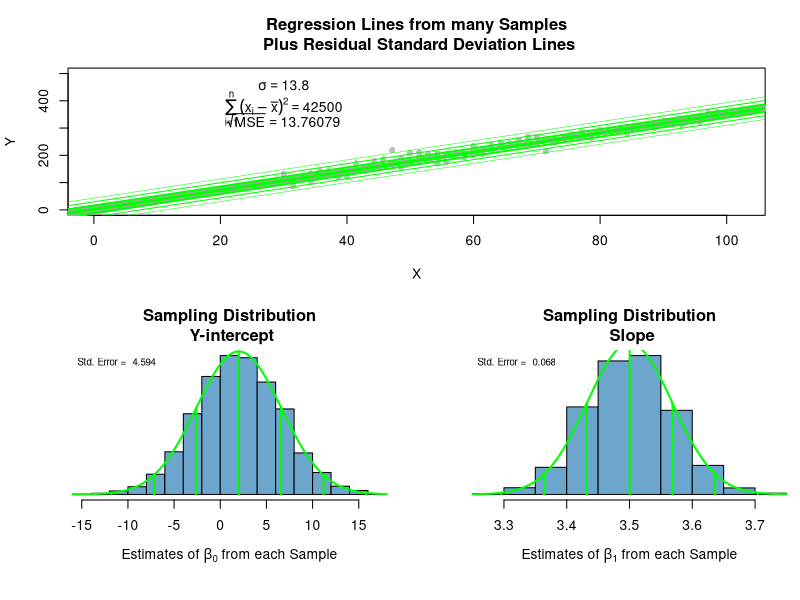

R code for this plot:
## ---- chunk 1
## Simulation to Show relationship between Standard Errors

##-----------------------------------------------
## Edit anything in this area... 

n <- 100 #sample size
Xstart <- 30 #lower-bound for x-axis
Xstop <- 100 #upper-bound for x-axis

beta_0 <- 2 #choice of true y-intercept
beta_1 <- 3.5 #choice of true slope
sigma <- 13.8 #choice of st. deviation of error terms

## End of Editable area.
##-----------------------------------------------
## ---- chunk 2
X <- rep(seq(Xstart,Xstop, length.out=n/2), each=2) #Create X
N <- 5000 #number of times to pull a random sample
storage_b0 <- storage_b1 <- storage_rmse <- rep(NA, N)
for (i in 1:N){
  Y <- beta_0 + beta_1*X + rnorm(n, 0, sigma) #Sample Y from true model
  mylm <- lm(Y ~ X)
  storage_b0[i] <- coef(mylm)[1]
  storage_b1[i] <- coef(mylm)[2]
  storage_rmse[i] <- summary(mylm)$sigma
}


layout(matrix(c(1,1,2,3), 2, 2, byrow = TRUE), widths=c(2,2), heights=c(3,3))

Ystart <- 0 #min(0,min(Y)) 
Ystop <- 500 #max(max(Y), 0)
Yrange <- Ystop - Ystart

plot(Y ~ X, xlim=c(min(0,Xstart-2), max(0,Xstop+2)), 
     ylim=c(Ystart, Ystop), pch=16, col="gray",
     main="Regression Lines from many Samples\n Plus Residual Standard Deviation Lines")
text(Xstart, Ystop, bquote(sigma == .(sigma)), pos=1)
text(Xstart, Ystop-.1*Yrange, bquote(sum ((x[i]-bar(x))^2, i==1, n) == .(var(X)*(n-1))), pos=1)
text(Xstart, Ystop-.25*Yrange, bquote(sqrt(MSE) == .(mean(storage_rmse))), pos=1)


for (i in 1:N){
  abline(storage_b0[i], storage_b1[i], col="darkgray")  
}
abline(beta_0, beta_1, col="green", lwd=3)
abline(beta_0+sigma, beta_1, col="green", lwd=2)
abline(beta_0-sigma, beta_1, col="green", lwd=2)
abline(beta_0+2*sigma, beta_1, col="green", lwd=1)
abline(beta_0-2*sigma, beta_1, col="green", lwd=1)
abline(beta_0+3*sigma, beta_1, col="green", lwd=.5)
abline(beta_0-3*sigma, beta_1, col="green", lwd=.5)

par(mai=c(1,.6,.5,.01))

  addnorm <- function(m,s, col="firebrick"){
    curve(dnorm(x, m, s), add=TRUE, col=col, lwd=2)
    lines(c(m,m), c(0, dnorm(m,m,s)), lwd=2, col=col)
    lines(rep(m-s,2), c(0, dnorm(m-s, m, s)), lwd=2, col=col)
    lines(rep(m-2*s,2), c(0, dnorm(m-2*s, m, s)), lwd=2, col=col)
    lines(rep(m-3*s,2), c(0, dnorm(m-3*s, m, s)), lwd=2, col=col)
    lines(rep(m+s,2), c(0, dnorm(m+s, m, s)), lwd=2, col=col)
    lines(rep(m+2*s,2), c(0, dnorm(m+2*s, m, s)), lwd=2, col=col)
    lines(rep(m+3*s,2), c(0, dnorm(m+3*s, m, s)), lwd=2, col=col)
    legend("topleft", legend=paste("Std. Error = ", round(s,3)), cex=0.7, bty="n")
  }

  h0 <- hist(storage_b0, 
             col="skyblue3", 
             main="Sampling Distribution\n Y-intercept",
             xlab=expression(paste("Estimates of ", beta[0], " from each Sample")),
             freq=FALSE, yaxt='n', ylab="")
  m0 <- mean(storage_b0)
  s0 <- sd(storage_b0)
  addnorm(m0,s0, col="green")
  
  h1 <- hist(storage_b1, 
             col="skyblue3", 
             main="Sampling Distribution\n Slope",
             xlab=expression(paste("Estimates of ", beta[1], " from each Sample")),
             freq=FALSE, yaxt='n', ylab="")
  m1 <- mean(storage_b1)
  s1 <- sd(storage_b1)
  addnorm(m1,s1, col="green")



## ---- chunk 3
cars.lm <- lm(dist ~ speed, data=cars)
summary(cars.lm)
